Frame 1 (no input): blank canvas, image omitted
Frame 60 (the mouse pressed at the canvas centre just before this capture): blank canvas, image omitted
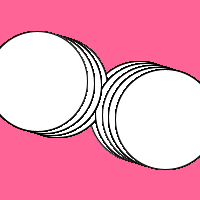
Frame 120 (the mouse held since frame 60 and released just before this capture)

The Processing sketch whose frames 1 and 60 were blank and that drew this single picture after the mouse press (run headless with seeded random() and noise(); from frame 60 on, the mouse is pressed at the canvas centre):

// Processing sketch: processing_13689
// ── processing_13689.pde

      void setup(){
  size(200,200);
}
void draw(){
  background(255,100,150);
  for(int x=0; x<200; x=x+11){
    for(int y=0; y<200; y=y+1)
  ellipse(100+cos(x+0.1)*375,100+cos(x+0.1)*113,mouseX,mouseY);

    


  }
  println(frameCount);
}  
